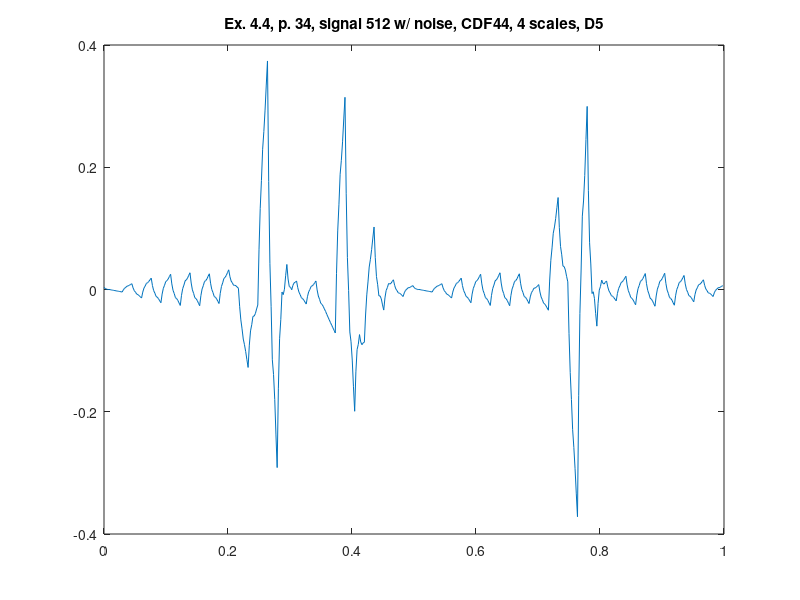

Here is the MATLAB script that generated this plot:
%% ========================================================================
%% Programmatic octave notes on "Ripples in Mathematics" by A. Jensen
%% and A. la Cour-Harbo written with a deep gratitude to the authors for
%% this wonderful text. 
%% 
%% Reconstruction of graphs in ex 4.4, p.34, CDF44, 4 scales, D5.
%%
%% Author: Vladimir Kulyukin
%% 
%% NB: I have tested this code in Octave 4.
%% =========================================================================
t = (1.0/512)*[0:511];

%%y_ex_4_3_chirp_512_p33 = arrayfun(@(x) sin(x*x), t);

y_ex_4_4_512_with_noise_cdf44_d5_p34 = [
0.003448230427043276
0.0016288816478709552
9.207595924656807E-4
-8.511476618085624E-5
2.02375989396536E-5
-1.72162339181099E-4
-6.623145805431137E-4
-0.0010726843327071253
-0.0014187994423611808
-0.0017821315315857287
-0.002162680600380771
-0.0025386163934037953
-0.0029317691659973143
-0.003320308662818816
-0.003704234883868301
-0.004089397228435358
-4.5488374919552474E-4
0.0021025608392203445
0.0035829365368122493
0.00535191197389312
0.0060438185201500275
0.0070243248058959006
0.00829343083113074
0.009485206789233676
0.0027238761335683474
-0.0019064260276191545
-0.004405699694328828
-0.007475980725181545
-0.008415233261556439
-0.009925493162074372
-0.012006760426735355
-0.01393502672930198
-0.0042887459981505545
0.0022561442025600736
0.005699643872829902
0.009974158631144873
0.011147282859019048
0.013151422174938364
0.015986576578902824
0.018599061161127504
0.006451866260160818
-0.001740484442742533
-0.005977990947582546
-0.01127519476148454
-0.012617554377323195
-0.015019611302223831
-0.018481365536186452
-0.021659174731964475
-0.007469685546466542
0.0020662500630581563
0.006948632096609617
0.013077930052778066
0.014553674432973283
0.017276334735785485
0.021245910961214688
0.024881377072149147
0.00919761823495721
-0.001309569878989062
-0.006640187269689667
-0.013357862605246539
-0.014898967217557745
-0.01782712977472522
-0.02214235027674896
-0.026085909722593288
-0.009513433183201183
0.0015617880820589683
0.0071397540731871646
0.014190705175606746
0.015744401003894373
0.018771081943473385
0.023270747994343786
0.027375728874180588
0.010543116210098114
-6.792851724401012E-4
-0.00629147527343406
-0.013406916956685774
-0.014912147358393232
-0.017920629342358444
-0.022432362908581416
-0.026541301427317608
-0.010108846857279846
8.195580232106927E-4
0.006243913214154004
0.013143074074512264
0.014538185245323297
0.017408102085549278
0.02175282459519021
0.025702374116718562
0.010283520315838195
5.441454387751683E-5
-0.0049849431991634725
-0.0114148897354745
-0.01265508824286584
-0.015285875543527219
-0.019307251637458642
-0.02295602058722958
-0.006247135145611932
0.005006933242041247
0.010806184575729955
0.018067049733887956
0.01987309783808149
0.02314075976674431
0.027870035519876435
0.03220767302909583
0.02091284664833977
0.01380672634261131
0.010889312111910472
0.006849537471074644
0.006998468905266436
0.0060250399293232376
0.003929250543245051
0.0021341967226791974
-0.02748499929968259
-0.04964873888898443
-0.06435702204522634
-0.08106298873191206
-0.09031349898553788
-0.10156169276960747
-0.11480757008412093
-0.12751816970991894
-0.09102447705322
-0.06771503477776102
-0.05758984288354204
-0.04393194174686007
-0.04345829099141813
-0.0394519309935132
-0.03191286175314528
-0.02532037910138929
0.0648855736267092
0.13268736457148786
0.17808499373294673
0.22948579995134233
0.25848244438641815
0.29348226587843074
0.3344852644273801
0.37387971653190216
0.17666948917762437
0.04285729460975658
-0.02755686717170108
-0.11495848063999917
-0.13896206132188718
-0.1799530936906156
-0.23793157774618445
-0.29135828784080164
-0.16142899987557077
-0.08062980351787868
-0.04896069876772538
-0.0041272256472649795
-0.0084238441343434
4.43905748885282E-4
0.022476024002421074
0.04098076038226726
0.01723144287751903
0.0048040649880890084
0.00369862671397721
-4.405161368130426E-4
0.006742280627714923
0.010891372815564434
0.012006760426735496
0.013935026729302148
0.003033801613945862
-0.004429771636675952
-0.008455693022563295
-0.013402730449465583
-0.014912116011633407
-0.017342617614816168
-0.02069423525901387
-0.023799040603886268
-0.011807905131273527
-0.0038617148096939486
3.953036085246496E-5
0.0050246153180464005
0.00596475512420717
0.007988734717015462
0.011096554096471273
0.01391395948037016
-7.248659229908104E-4
-0.010686308384014201
-0.01597036790270001
-0.02250772840347628
-0.02436770596191498
-0.02748098450244413
-0.03184756402506375
-0.035878322561659085
-0.04064513693103964
-0.04521472573444116
-0.04958708897186368
-0.05401229864041703
-0.058240282742991395
-0.06252111327669659
-0.06685479024153262
-0.07117430704782428
0.025909211812436463
0.09582186915578014
0.13856366498220682
0.18858587120974923
0.21143721592037468
0.24156897103211586
0.2789811365449728
0.3144425219702836
0.15748008957475718
0.05207746376883752
-0.0017653554474752822
-0.06942358320137812
-0.08552200436567413
-0.11543583406756014
-0.1591650723070362
-0.19919248298575895
-0.1347034144316973
-0.0982194520838044
-0.08974059594208031
-0.07375779420846544
-0.08578009868101942
-0.09029845756168262
-0.08731287085045507
-0.08633796030062171
-0.04173103901192067
-0.008815279764845294
0.012409317440604407
0.0367665520736891
0.049432624665148125
0.06523133468424214
0.08416268213097114
0.10225464190878583
0.05261516809720161
0.02112427721809904
0.0077819692714781305
-0.010423236815670499
-0.010479859970337466
-0.015399381265532147
-0.02518180070125455
-0.03366121050734774
-0.01381439054494823
-0.0015575609736347635
0.0031092782065926562
0.009809849182671563
0.008920429767664422
0.010064742148508766
0.013242786325204597
0.015875893709580525
0.006826382779051299
9.072199914819507E-4
-0.001881594653127518
-0.00550918355467135
-0.006006424313255303
-0.0073424393287736195
-0.0095172286012263
-0.011467268988901403
-0.005345475664640394
-0.001386523664930975
4.0958701022684985E-4
0.002785229271654934
0.002998030208531425
0.0037903627316781745
0.005162226841095183
0.0063788059299827475
0.003448230427043266
0.0016288816478708622
9.207595924655392E-4
-8.511476618105557E-5
2.023759893942955E-5
-1.721623391813566E-4
-6.62314580543414E-4
-0.0010726843327074657
-0.001418799442361321
-0.0017821315315857337
-0.002162680600380704
-0.00253861639340364
-0.002931769165997135
-0.003320308662818595
-0.0037042348838680203
-0.004089397228435024
-4.5488374919540526E-4
0.0021025608392203216
0.0035829365368121556
0.005351911973892936
0.006043818520149826
0.007024324805895661
0.008293430831130443
0.00948520678923333
0.0027238761335681514
-0.0019064260276192534
-0.004405699694328885
-0.007475980725181547
-0.008415233261556436
-0.009925493162074353
-0.012006760426735303
-0.013935026729301902
-0.004288745998150423
0.002256144202560252
0.0056996438728301214
0.009974158631145135
0.011147282859019343
0.013151422174938693
0.01598657657890319
0.01859906116112791
0.006451866260160995
-0.0017404844427425128
-0.00597799094758261
-0.011275194761484707
-0.0126175543773234
-0.015019611302224088
-0.018481365536186782
-0.02165917473196487
-0.007469685546466711
0.0020662500630581355
0.006948632096609665
0.013077930052778205
0.014553674432973432
0.01727633473578567
0.02124591096121492
0.024881377072149432
0.00919761823495736
-0.0013095698789889962
-0.006640187269689636
-0.013357862605246556
-0.014898967217557763
-0.017827129774725246
-0.022142350276749018
-0.026085909722593364
-0.009513433183201286
0.0015617880820588395
0.007139754073187012
0.014190705175606569
0.015744401003894175
0.018771081943473163
0.02327074799434354
0.027375728874180317
0.010543116210097979
-6.792851724401455E-4
-0.006291475273434054
-0.01340691695668571
-0.014912147358393149
-0.01792062934235833
-0.02243236290858126
-0.026541301427317414
-0.010108846857279707
8.195580232108041E-4
0.0062439132141541105
0.01314307407451236
0.014538185245323406
0.017408102085549392
0.02175282459519033
0.025702374116718687
0.010283520315838292
5.441454387759663E-5
-0.004984943199163402
-0.011414889735474443
-0.012655088242865788
-0.015285875543527172
-0.0193072516374586
-0.02295602058722955
-0.012083425322913663
-0.0051018178727605425
-0.0020111982367702003
0.0021220084417843976
0.002364227306176222
0.0036490332131323
0.0059764261626526335
0.00802445875607872
-0.003996143300668726
-0.012247066064293662
-0.016728309534796093
-0.02221963552761502
-0.02394128222731144
-0.026673011449324355
-0.03041482319365378
-0.0338859841418397
0.013832233741580196
0.047834298906020506
0.06812021135148123
0.09208135584125447
0.10232634761204816
0.11624657142715435
0.13384202728657307
0.15045270768772123
0.1017154283825006
0.070488082107623
0.056770668863088486
0.03836148320355049
0.03746223057435561
0.03187120553015724
0.021588408070955405
0.012562767241424366
-0.07178203448079552
-0.13594512786722962
-0.17992651291787798
-0.2293155704189805
-0.2585229195842974
-0.2931379412000684
-0.3331606352662937
-0.3717343478664877
-0.1738318902929019
-0.03929303154658513
0.03188222837246262
0.12003571342680673
0.1448255996538818
0.18659371101625322
0.245340047513921
0.2995370822976723
0.1623387673739618
0.07642468183943796
0.041794825694100854
-0.006576598300521295
-0.003663792905956696
-0.01449255536067713
-0.0390628856646826
-0.05995117396073465
-0.02267919514465571
-9.91212932850656E-4
0.005112772674680518
0.015392477587176235
0.010088185895398064
0.00895961350858444
0.012006760426735364
0.013935026729301983
0.004288745998150516
-0.0022561442025601434
-0.005699643872829994
-0.00997415863114499
-0.01114728285901918
-0.013151422174938511
-0.015986576578902994
-0.018599061161127695
-0.006451866260160916
0.0017404844427424979
0.005977990947582543
0.011275194761484577
0.012617554377323245
0.0150196113022239
0.018481365536186546
0.021659174731964596
0.0074696855464666265
-0.002066250063058092
-0.006948632096609553
-0.013077930052778011
-0.014553674432973219
-0.017276334735785416
-0.021245910961214618
-0.024881377072149078
-0.009197618234957176
0.0013095698789890703
0.006640187269689658
0.01335786260524651
0.014898967217557709
0.01782712977472517
0.0221423502767489
0.026085909722593212
0.009513433183201137
-0.0015617880820589978
-0.00713975407318719
-0.014190705175606761
-0.015744401003894393
-0.018771081943473406
-0.023270747994343803
-0.0273757288741806
-0.010543116210098137
6.792851724400743E-4
0.006291475273434028
0.013406916956685737
0.014912147358393198
0.01792062934235841
0.022432362908581378
0.02654130142731757
0.01010884685727987
-8.195580232106254E-4
-0.006243913214153909
-0.013143074074512137
-0.01453818524532316
-0.017408102085549125
-0.021752824595190037
-0.025702374116718368
-0.010283520315838093
-5.44145438774726E-5
0.004984943199163481
0.011414889735474469
0.012655088242865799
0.01528587554352716
0.019307251637458552
0.022956020587229467
0.009165280234262677
4.7442315359504106E-5
-0.004397493169480048
-0.010094529087836372
-0.01111866257212908
-0.013394896489938558
-0.016923230841264812
-0.020116065892587586
-0.008458351673835648
-7.798301391588242E-4
0.00291949871144288
0.007685049028270342
0.008471406661022687
0.010323985760000789
0.013242786325204653
0.01587589370958059
0.006826382779051329
9.072199914819589E-4
-0.0018815946531275194
-0.005509183554671365
-0.006006424313255319
-0.007342439328773638
-0.009517228601226327
-0.011467268988901432
-0.005345475664640437
-0.0013865236649310301
4.095870102267863E-4
0.0027852292716548607
0.002998030208531344
0.0037903627316780856
0.005162226841095086
0.006378805929982642
];

figure;
plot(t, y_ex_4_4_512_with_noise_cdf44_d5_p34);
xlim([0 1]);
title('Ex. 4.4, p. 34, signal 512 w/ noise, CDF44, 4 scales, D5');
